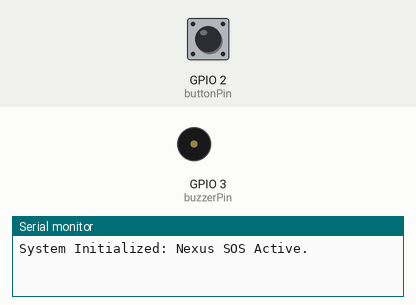
A sketch run on a simulated ESP32-C3. Shown: buzzer (waves = sounding, pin HIGH), the last lines printed to the serial monitor. The test bench sets the inputs (shaded band); at power-on: GPIO 2 (buttonPin) HIGH.

Above: at 1.2 s.
1.3 s: GPIO 2 (buttonPin) pulled LOW for 3.2 s
At 4.35 s:
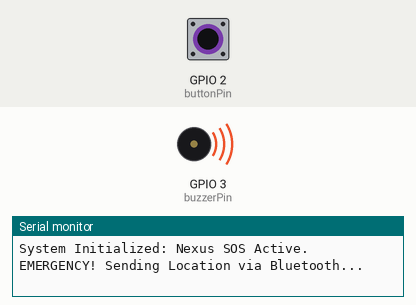
Timing chart, 0 to 5.9 s (numbered marks = the images above; inputs shaded):
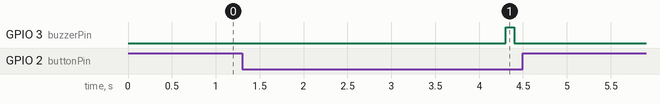

Measured:
- after the input at 1.3 s, GPIO 3 (buzzerPin): LOW → HIGH after 3.0 s, → LOW 0.10 s later

The sketch:

code.ino
```cpp
// Team NEXUS - Smart Safety Keychain
// Members: Amullya, Roshni, Yankamma, Likitha
// Components: ESP32-C3, Tactile Button, Active Buzzer

// Pin Configuration
const int buttonPin = 2; // The pin where your button is connected
const int buzzerPin = 3; // The pin where your buzzer is connected

// Timing for the 3-second long-press logic
unsigned long pressStartTime = 0;
const int longPressDuration = 3000; // 3000 milliseconds = 3 seconds

void setup() {
  // Initialize the pins
  pinMode(buttonPin, INPUT_PULLUP); // Using internal pullup for the button
  pinMode(buzzerPin, OUTPUT);       // Setting buzzer as output

  Serial.begin(115200);
  Serial.println("System Initialized: Nexus SOS Active.");
}

void loop() {
  int buttonState = digitalRead(buttonPin);

  // If button is pressed (LOW because of INPUT_PULLUP)
  if (buttonState == LOW) {
    if (pressStartTime == 0) {
      pressStartTime = millis(); // Start the timer
    }

    // If held for 3 seconds, trigger the SOS
    if (millis() - pressStartTime >= longPressDuration) {
      triggerSOS();
    }
  }
  else {
    // If button is released, reset the timer and turn off buzzer
    pressStartTime = 0;
    digitalWrite(buzzerPin, LOW);
  }
}

void triggerSOS() {
  Serial.println("EMERGENCY! Sending Location via Bluetooth...");

  // Make the buzzer beep in a loud pattern
  digitalWrite(buzzerPin, HIGH);
  delay(100);
  digitalWrite(buzzerPin, LOW);
  delay(100);
}
```
